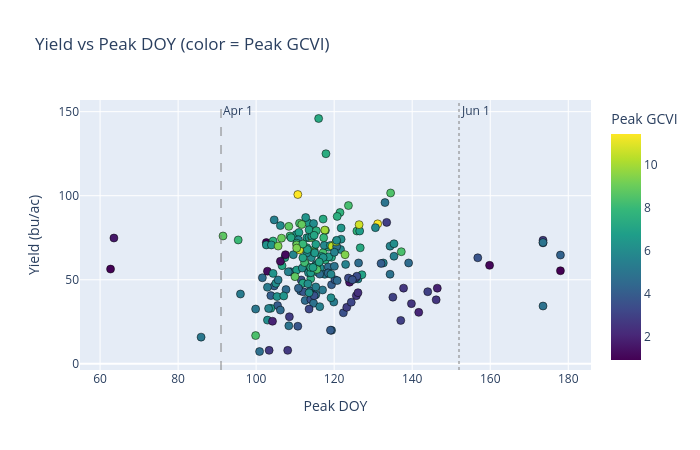
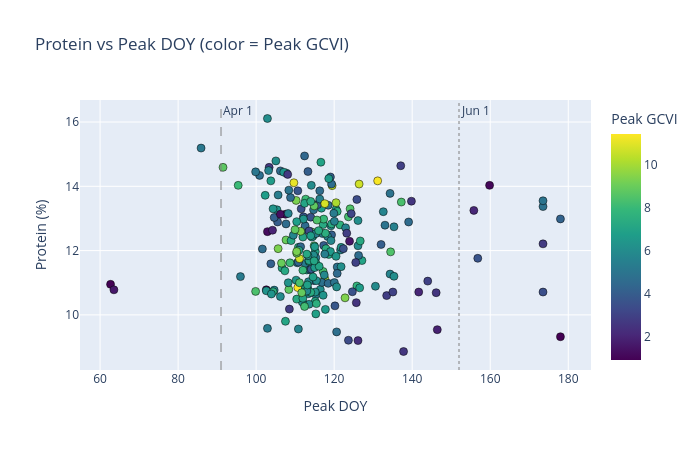

These figures' notebook cell, in order:
### Markdown cell above
### 4.3 Field Diagnostics

### Code cell
import plotly.express as px
import plotly.graph_objects as go

# Load static features for protein, yield, and location data
static_df = pd.read_parquet(f'{output_dir}/static_features.parquet')
diag_df = peak_df.merge(
    static_df[['field_key', 'protein_pct', 'yield_bu_ac', 'centroid_lat', 'centroid_lon']],
    on='field_key', how='left'
)

valid_start = config['peak_detection']['valid_peak_start_month']
valid_end = config['peak_detection']['valid_peak_end_month']
hover_cols = ['field_key', 'peak_date', 'peak_doy', 'peak_gcvi', 'fit_r2',
              'amplitude', 'protein_pct', 'yield_bu_ac', 'peak_anomalous']

# 1. Yield vs Peak DOY (color = peak GCVI)
fig1 = px.scatter(diag_df, x='peak_doy', y='yield_bu_ac', color='peak_gcvi',
                  color_continuous_scale='viridis', hover_data=hover_cols,
                  title='Yield vs Peak DOY (color = Peak GCVI)',
                  labels={'peak_doy': 'Peak DOY', 'yield_bu_ac': 'Yield (bu/ac)', 'peak_gcvi': 'Peak GCVI'})
fig1.add_vline(x=91, line_dash='dash', line_color='gray', opacity=0.5, annotation_text='Apr 1')
fig1.add_vline(x=152, line_dash='dot', line_color='gray', opacity=0.5, annotation_text='Jun 1')
fig1.update_traces(marker=dict(size=8, line=dict(width=0.5, color='black')))
fig1.update_layout(height=450, width=700)
fig1.show()

# 2. Protein vs Peak DOY (color = peak GCVI)
fig2 = px.scatter(diag_df, x='peak_doy', y='protein_pct', color='peak_gcvi',
                  color_continuous_scale='viridis', hover_data=hover_cols,
                  title='Protein vs Peak DOY (color = Peak GCVI)',
                  labels={'peak_doy': 'Peak DOY', 'protein_pct': 'Protein (%)', 'peak_gcvi': 'Peak GCVI'})
fig2.add_vline(x=91, line_dash='dash', line_color='gray', opacity=0.5, annotation_text='Apr 1')
fig2.add_vline(x=152, line_dash='dot', line_color='gray', opacity=0.5, annotation_text='Jun 1')
fig2.update_traces(marker=dict(size=8, line=dict(width=0.5, color='black')))
fig2.update_layout(height=450, width=700)
fig2.show()

# 3. Spatial map with basemap (color = anomalous flag)
diag_df['status'] = diag_df['peak_anomalous'].map({True: 'Anomalous', False: 'Valid'})
fig3 = px.scatter_mapbox(diag_df, lat='centroid_lat', lon='centroid_lon', color='status',
                         color_discrete_map={'Valid': 'steelblue', 'Anomalous': 'red'},
                         size_max=12, hover_data=hover_cols,
                         title=f'Spatial Distribution (anomalous = peak outside months {valid_start}-{valid_end})',
                         mapbox_style='open-street-map',
                         zoom=6, center={'lat': diag_df['centroid_lat'].mean(),
                                         'lon': diag_df['centroid_lon'].mean()})
fig3.update_traces(marker=dict(size=10))
fig3.update_layout(height=550, width=750)
fig3.show()

# Summary stats
n_anom = diag_df['peak_anomalous'].sum()
normal = diag_df[~diag_df['peak_anomalous']]
anomalous = diag_df[diag_df['peak_anomalous']]
print(f"Anomalous peak fields: {n_anom}/{len(diag_df)} ({100*n_anom/len(diag_df):.1f}%)")
print(f"Valid peak DOY range: {normal['peak_doy'].min():.0f} - {normal['peak_doy'].max():.0f}")
print(f"Anomalous peak DOY range: {anomalous['peak_doy'].min():.0f} - {anomalous['peak_doy'].max():.0f}" if len(anomalous) > 0 else "No anomalous fields")

### Figure 1 — Plotly figure (JSON) as saved in the notebook; plotly's stock layout.template omitted (floating-point values rounded to 4 significant figures; data arrays with more than 128 entries replaced by an {"elided": "..."} marker saying what was removed)
{"data": [{"customdata": {"elided": "240x7 mixed values"}, "hovertemplate": "Peak DOY=%{x}<br>Yield (bu/ac)=%{y}<br>field_key=%{customdata[0]}<br>peak_date=%{customdata[1]}<br>Peak GCVI=%{marker.color}<br>fit_r2=%{customdata[3]}<br>amplitude=%{customdata[4]}<br>protein_pct=%{customdata[5]}<br>peak_anomalous=%{customdata[6]}<extra></extra>", "legendgroup": "", "marker": {"color": {"elided": "240 float values"}, "coloraxis": "coloraxis", "line": {"color": "black", "width": 0.5}, "size": 8, "symbol": "circle"}, "mode": "markers", "name": "", "orientation": "v", "showlegend": false, "type": "scatter", "x": {"elided": "240 float values"}, "xaxis": "x", "y": {"elided": "240 float values"}, "yaxis": "y"}], "layout": {"annotations": [{"showarrow": false, "text": "Apr 1", "x": 91, "xanchor": "left", "xref": "x", "y": 1, "yanchor": "top", "yref": "y domain"}, {"showarrow": false, "text": "Jun 1", "x": 152, "xanchor": "left", "xref": "x", "y": 1, "yanchor": "top", "yref": "y domain"}], "coloraxis": {"colorbar": {"title": {"text": "Peak GCVI"}}, "colorscale": [[0, "#440154"], [0.1111, "#482878"], [0.2222, "#3e4989"], [0.3333, "#31688e"], [0.4444, "#26828e"], [0.5556, "#1f9e89"], [0.6667, "#35b779"], [0.7778, "#6ece58"], [0.8889, "#b5de2b"], [1, "#fde725"]]}, "height": 450, "legend": {"tracegroupgap": 0}, "shapes": [{"line": {"color": "gray", "dash": "dash"}, "opacity": 0.5, "type": "line", "x0": 91, "x1": 91, "xref": "x", "y0": 0, "y1": 1, "yref": "y domain"}, {"line": {"color": "gray", "dash": "dot"}, "opacity": 0.5, "type": "line", "x0": 152, "x1": 152, "xref": "x", "y0": 0, "y1": 1, "yref": "y domain"}], "title": {"text": "Yield vs Peak DOY (color = Peak GCVI)"}, "width": 700, "xaxis": {"anchor": "y", "domain": [0, 1], "title": {"text": "Peak DOY"}}, "yaxis": {"anchor": "x", "domain": [0, 1], "title": {"text": "Yield (bu/ac)"}}}}

### Figure 2 — Plotly figure (JSON) as saved in the notebook; plotly's stock layout.template omitted (floating-point values rounded to 4 significant figures; data arrays with more than 128 entries replaced by an {"elided": "..."} marker saying what was removed)
{"data": [{"customdata": {"elided": "240x7 mixed values"}, "hovertemplate": "Peak DOY=%{x}<br>Protein (%)=%{y}<br>field_key=%{customdata[0]}<br>peak_date=%{customdata[1]}<br>Peak GCVI=%{marker.color}<br>fit_r2=%{customdata[3]}<br>amplitude=%{customdata[4]}<br>yield_bu_ac=%{customdata[5]}<br>peak_anomalous=%{customdata[6]}<extra></extra>", "legendgroup": "", "marker": {"color": {"elided": "240 float values"}, "coloraxis": "coloraxis", "line": {"color": "black", "width": 0.5}, "size": 8, "symbol": "circle"}, "mode": "markers", "name": "", "orientation": "v", "showlegend": false, "type": "scatter", "x": {"elided": "240 float values"}, "xaxis": "x", "y": {"elided": "240 float values"}, "yaxis": "y"}], "layout": {"annotations": [{"showarrow": false, "text": "Apr 1", "x": 91, "xanchor": "left", "xref": "x", "y": 1, "yanchor": "top", "yref": "y domain"}, {"showarrow": false, "text": "Jun 1", "x": 152, "xanchor": "left", "xref": "x", "y": 1, "yanchor": "top", "yref": "y domain"}], "coloraxis": {"colorbar": {"title": {"text": "Peak GCVI"}}, "colorscale": [[0, "#440154"], [0.1111, "#482878"], [0.2222, "#3e4989"], [0.3333, "#31688e"], [0.4444, "#26828e"], [0.5556, "#1f9e89"], [0.6667, "#35b779"], [0.7778, "#6ece58"], [0.8889, "#b5de2b"], [1, "#fde725"]]}, "height": 450, "legend": {"tracegroupgap": 0}, "shapes": [{"line": {"color": "gray", "dash": "dash"}, "opacity": 0.5, "type": "line", "x0": 91, "x1": 91, "xref": "x", "y0": 0, "y1": 1, "yref": "y domain"}, {"line": {"color": "gray", "dash": "dot"}, "opacity": 0.5, "type": "line", "x0": 152, "x1": 152, "xref": "x", "y0": 0, "y1": 1, "yref": "y domain"}], "title": {"text": "Protein vs Peak DOY (color = Peak GCVI)"}, "width": 700, "xaxis": {"anchor": "y", "domain": [0, 1], "title": {"text": "Peak DOY"}}, "yaxis": {"anchor": "x", "domain": [0, 1], "title": {"text": "Protein (%)"}}}}
